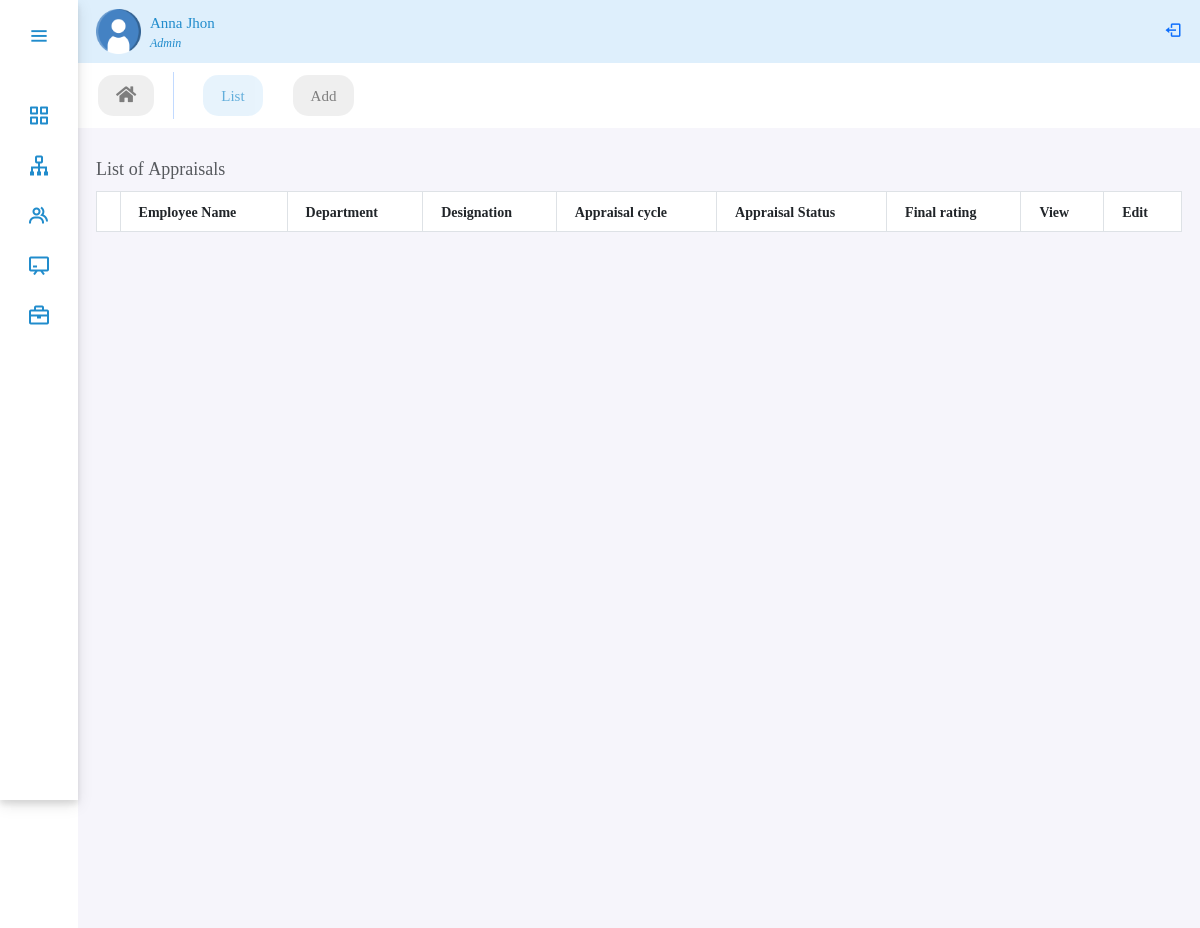
The app's page /panel/appraisal, older data.
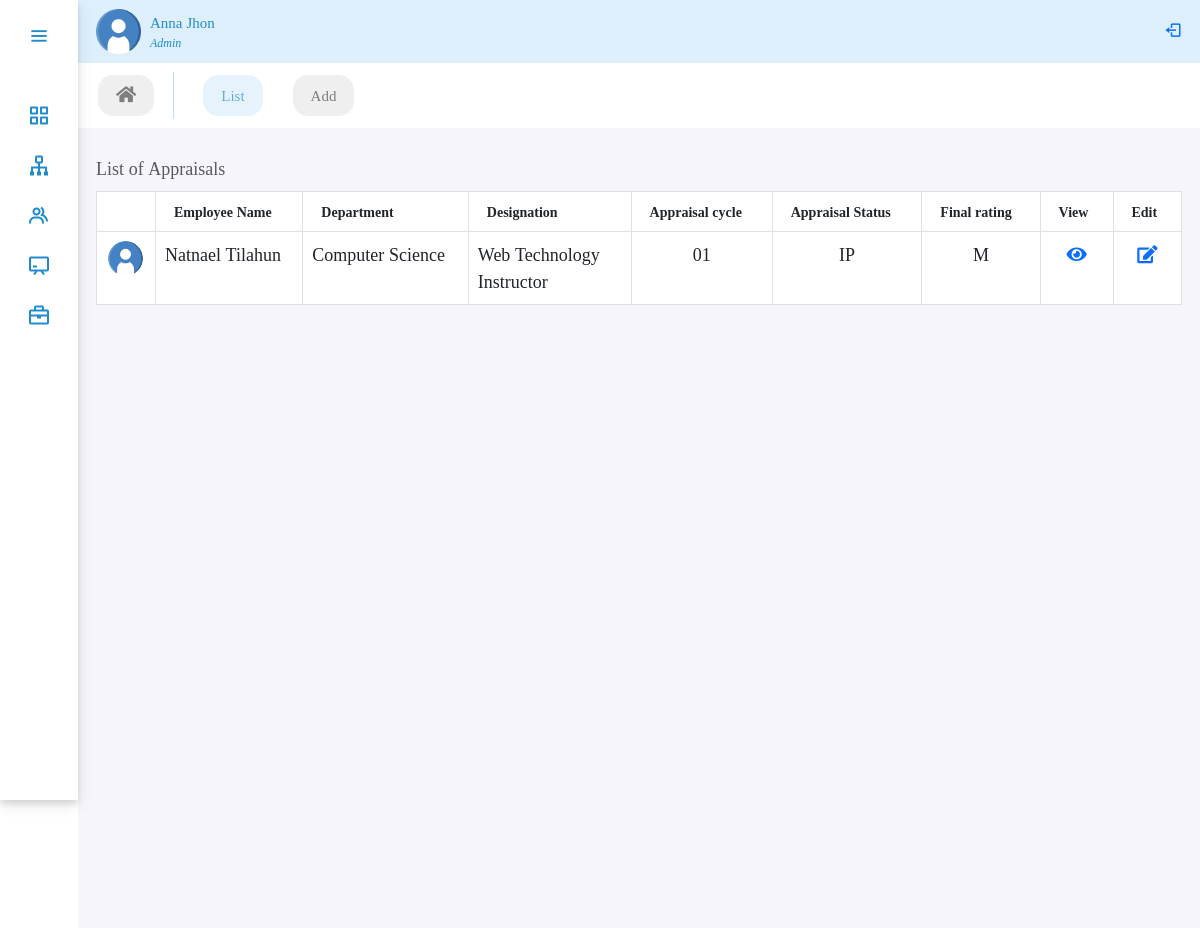
The same page, newer data.
### performance/models.py (models this page shows, shortened)
class Appraisal(models.Model):
    employee = models.ForeignKey(
        Employee, on_delete=models.SET_NULL, null=True, blank=True)
    department = models.ForeignKey(
        Department, on_delete=models.SET_NULL, null=True, blank=True)
    designation = models.ForeignKey(
        Designation, on_delete=models.SET_NULL, null=True, blank=True)
    appraisal_cycle = models.CharField(
        max_length=100, null=True)  # appraisal_name
    competencies = models.ManyToManyField(Competency)
    questions = models.ManyToManyField(Question)
    potential = models.ForeignKey(
        Matrix, on_delete=models.SET_NULL, null=True)
    description = models.TextField(blank=True, null=True)
    evaluators = models.ManyToManyField(Employee, related_name='evaluators')
    colleagues = models.ManyToManyField(Employee, related_name='colleagues')
    others = models.CharField(max_length=100, blank=True, null=True)
    start_from = models.DateTimeField(auto_now_add=True, null=True)
    to = models.DateTimeField(null=True)
    due_date = models.DateTimeField(null=True)
    STATUS_CHOICES = (
        ('P', 'Pending'),
        ('IP', 'In Progress'),
        ('C', 'Completed'),
    )
    appraisal_Status = models.CharField(
        max_length=50, choices=STATUS_CHOICES, null=True)
    final_rating = models.DecimalField(
        max_digits=10, decimal_places=2, null=True)  # potential assessment

class Employee(models.Model):
    user = models.OneToOneField(
        CustomUser, on_delete=models.CASCADE, null=True, related_name='user')
    GENDER_CHOICES = (
        ('M', 'Male'),
        ('F', 'Female'),
    )
    MARITAL_STATUS_CHOICES = (
        ('S', 'Single'),
        ('M', 'Married'),
        ('D', 'Divorced'),
        ('W', 'Widowed'),
    )
    EMPLOYMENT_TYPE_CHOICES = (
        ('fulltime_permanent', 'Fulltime Permanent'),
        ('fulltime_probation', 'Fulltime Probation'),
        ('part_time_contract', 'Part Time Contract'),
    )
    STATUS_CHOICES = (
        ('A', 'Active'),
        ('IN', 'Inactive'),
    )
    avatar = models.ImageField(upload_to='avatar/', null=True, blank=True)
    gender = models.CharField(max_length=1, choices=GENDER_CHOICES, null=True)
    dob = models.DateField(blank=True, null=True)
    nationality = models.CharField(max_length=100, null=True, blank=True)
    marital_status = models.CharField(
        max_length=50, choices=MARITAL_STATUS_CHOICES, null=True, blank=True)
    phone_number = models.CharField(max_length=20, null=True, blank=True)
    email = models.EmailField(max_length=254)
    address = models.CharField(max_length=100, null=True, blank=True)
    joined_date = models.DateField(null=True)
    department = models.ForeignKey(
        Department, on_delete=models.SET_NULL, null=True, blank=True)
    designation = models.ForeignKey(
        Designation, on_delete=models.SET_NULL, null=True)
    employment_type = models.CharField(
        max_length=20, choices=EMPLOYMENT_TYPE_CHOICES, null=True)
    salary = models.DecimalField(
        max_digits=10, decimal_places=2, null=True, blank=True)
    promotion_designation = models.ForeignKey(
        Designation, on_delete=models.SET_NULL, related_name='promotion', null=True, blank=True)
    manager = models.ForeignKey(
        CustomUser, on_delete=models.SET_NULL, null=True, blank=True)
    created_at = models.DateTimeField(auto_now_add=True, null=True, blank=True)
    updated_at = models.DateTimeField(auto_now=True, null=True, blank=True)
    status = models.CharField(max_length=50, null=True, choices=STATUS_CHOICES)
    note = models.TextField(blank=True, null=True)

class CustomUser(AbstractBaseUser, PermissionsMixin):
    user_id = models.CharField(max_length=10, unique=True)
    first_name = models.CharField(max_length=30)
    last_name = models.CharField(max_length=30)
    is_active = models.BooleanField(default=True)
    is_manager = models.BooleanField(default=False)
    is_employee = models.BooleanField(default=False)
    is_admin = models.BooleanField(default=False)
    is_staff = models.BooleanField(default=False)
    is_superuser = models.BooleanField(default=False)
    objects = UserManager()
    USERNAME_FIELD = 'user_id'
    REQUIRED_FIELDS = ['first_name', 'last_name']

class Department(models.Model):
    department_name = models.CharField(max_length=100, null=True)
    department_head = models.ForeignKey(
        CustomUser, on_delete=models.SET_NULL, related_name='head_of_department', blank=True, null=True)
    status = models.BooleanField(default=True, null=True)
    created_at = models.DateTimeField(auto_now_add=True, null=True)
    updated_at = models.DateTimeField(auto_now=True, null=True)
    def __str__(self):
        return self.department_name

class Designation(models.Model):
    department = models.ForeignKey(
        Department, on_delete=models.SET_NULL, related_name='designations', null=True, blank=True)
    job_title = models.CharField(max_length=100, null=True)
    created_at = models.DateTimeField(auto_now_add=True, null=True)
    updated_at = models.DateTimeField(auto_now=True, null=True)
    def __str__(self):
        return self.job_title

class Matrix(models.Model):
    POTENTIAL_CHOICES = (
        ('L', 'Low'),
        ('M', 'Moderate'),
        ('H', 'High'),
    )
    category = models.CharField(
        max_length=2, choices=POTENTIAL_CHOICES, null=True)
    note = models.CharField(max_length=100, null=True)
    weight = models.IntegerField(blank=True, null=True)
    class Meta:
        verbose_name_plural = "Matrices"
    def __str__(self):
        return self.category

### performance/views.py (the view)
# urls.py: path('panel/appraisal', views.AppraisalListView.as_view(), name='appraisal'),
class AppraisalListView(ListView):
    model = Appraisal
    template_name = 'performance/appraisal/appraisal.html'
    context_object_name = 'appraisals'

### performance/templates/performance/appraisal/appraisal.html (shortened to what this page needs)
{% extends 'performance/adminPanel.html' %}
{% load static %}
{% block body %}
<ul class="nav panelNav fw-medium">
    <li class="nav-item">
        <a class="nav-link" href="{% url 'dashboard' %}"><i class="fa fa-home"></i></a>
    </li>
    <li class="nav-item">
        <a class="nav-link active" href="{% url 'appraisal' %}"> List</a>
    </li>
    <li class="nav-item">
        <a class="nav-link" href="{% url 'appraisal_create' %}">Add</a>
    </li>
</ul>
<div class="table-responsive table-hover home-section p-lg-3">
    <table class="table table-bordered caption-top">
        <caption>List of Appraisals</caption>
        <thead>
            <tr>
                <th></th>
                <th class="px-3" style="font-size: 14px;">Employee Name</th>
                <th class="px-3" style="font-size: 14px;">Department</th>
                <th class="px-3" style="font-size: 14px;">Designation</th>
                <th class="px-3" style="font-size: 14px;">Appraisal cycle</th>
                <th class="px-3" style="font-size: 14px;">Appraisal Status</th>
                <th class="px-3" style="font-size: 14px;">Final rating</th>
                <th class="px-3" style="font-size: 14px;">View</th>
                <th class="px-3" style="font-size: 14px;">Edit</th>
            </tr>
        </thead>
        <tbody class="table-caption-top">
            {% for appraisal in appraisals %}
            <tr>
                <td class="text-center"><img src="/media/avatar/user.png" style="width:35px; height:35px; border-radius: 100%;"></td>
                <td>{{ appraisal.employee.user.first_name }} {{appraisal.employee.user.last_name}}</td>
                <td>{{ appraisal.department }}</td>
                <td style="width:15%; text-align:left;">{{ appraisal.designation }}</td>
                <td class="text-center">{{ appraisal.appraisal_cycle}}</td>
                <td class="text-center">{{ appraisal.appraisal_Status}}</td>
                <td class="text-center">{{ appraisal.potential}}</td>
                <td class="text-center"><a href="{% url 'appraisal_detail' appraisal.id %}"><i class="fas fa-eye" ></i></a></td>
                <td class="text-center"><a href="{% url 'appraisal_update' appraisal.id %}" ><i class="fas fa-edit"></i></a></td>
            </tr>
            {% endfor %}
        </tbody>
    </table>
</div>
{% endblock body %}

Row changes from the older to the newer data that the page shows:
added Appraisal: employee.user.first_name "Natnael", employee.user.last_name "Tilahun", department "Computer Science", designation "Web Technology Instructor", appraisal_cycle "01", appraisal_Status "IP", potential "M"
